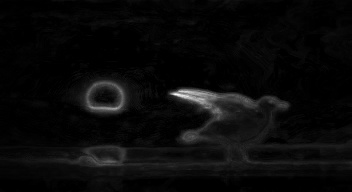
#> input picture double_dip/saliency/output_scaled/bird.jpg, 352 x 192 px; its folder holds only this picture in this run
$ python bg_fg_prep.py
#> lines starting #> are read from the running program, lines starting #| are printed output that depends on the picture; after the words box and inside, x2 and y2 are one past the last pixel; in counts of white or black regions, pixels touching at a corner belong together
import matplotlib.image as img
import glob

import numpy as np
from scipy.ndimage import filters, measurements, interpolation
from math import pi
import cv2

def image_histogram_equalization(image):
    return cv2.equalizeHist(image)

threshold = 15.5

for saliency in glob.glob("saliency/output_scaled/*.*"):
    print(saliency)
    # s = img.imread(saliency)
    s = cv2.imread(saliency,0)
#> s is the input picture: shape (192, 352); min 0, max 252, mean 9.5
    # print(s.shape)
    image = image_histogram_equalization(s)
#> in image_histogram_equalization, `return cv2.equalizeHist(image)`:
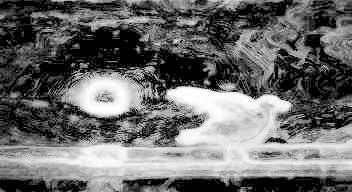
#> returned value: shape (192, 352); min 0, max 255, mean 106.4
    print(image.max())
#| 255
    image[image>255 - threshold] = 255
#> image: shape (192, 352); 4.69% of pixels changed, all inside (x1, y1, x2, y2) = (61, 80, 289, 167)
    image[image<=255 - threshold] = 0
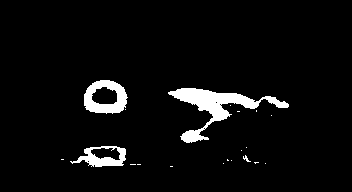
#> image: shape (192, 352); 4.8% white; 20 white regions (16 under 20 px), largest, box (x1, y1, x2, y2) and area: (168, 88, 289, 143) 1791, (84, 80, 128, 114) 861, (70, 146, 126, 167) 563, (243, 155, 251, 162) 22
    print(r"saliency/output_fg/" + saliency[len("saliency/output_scaled/"):])
    cv2.imwrite(r"saliency/output_fg/" + saliency[len("saliency/output_scaled/"):], image)

    image = image_histogram_equalization(s)
    print(image.max())
#| 255
    v = np.zeros_like(image)
    v[image > threshold] = 0
    v[image <= threshold] = 255
    print(r"saliency/output_bg/" + saliency[len("saliency/output_scaled/"):])
    cv2.imwrite(r"saliency/output_bg/" + saliency[len("saliency/output_scaled/"):], v)
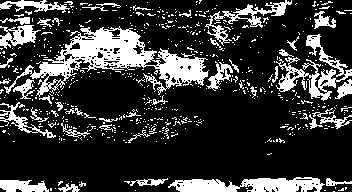
#> saved as bird.jpg: shape (192, 352); 21.6% white; 601 white regions (551 under 20 px), largest, box (x1, y1, x2, y2) and area: (4, 26, 209, 97) 4564, (168, 177, 325, 192) 1617, (276, 34, 352, 101) 1432

$ run again, on double_dip/saliency/output_scaled/crowd.jpg
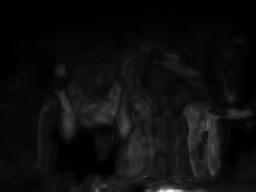
#> input picture double_dip/saliency/output_scaled/crowd.jpg, 256 x 192 px
#> s is the input picture: shape (192, 256); min 0, max 253, mean 13.6
#| 255
#> `image[image<=255 - threshold] = 0`:
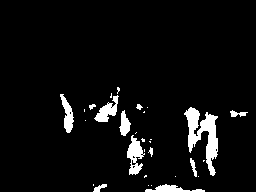
#> image: shape (192, 256); 5.5% white; 30 white regions (18 under 20 px), largest, box (x1, y1, x2, y2) and area: (184, 107, 218, 176) 1019, (127, 135, 145, 175) 382, (94, 95, 119, 122) 300
#| 255
#> `cv2.imwrite(r"saliency/output_bg/" + saliency[len("saliency/output_sca..`:
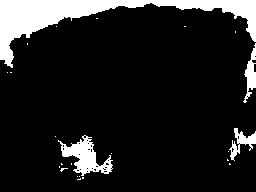
#> saved as crowd.jpg: shape (192, 256); 12.7% white; 24 white regions (20 under 20 px), largest, box (x1, y1, x2, y2) and area: (0, 0, 256, 68) 4575, (58, 135, 113, 176) 934, (243, 43, 256, 103) 341, (229, 128, 256, 161) 332

$ run again, on double_dip/saliency/output_scaled/crowd_prior.jpg
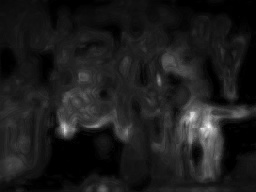
#> input picture double_dip/saliency/output_scaled/crowd_prior.jpg, 256 x 192 px
#> s is the input picture: shape (192, 256); min 0, max 255, mean 27.7
#| 255
#> `image[image<=255 - threshold] = 0`:
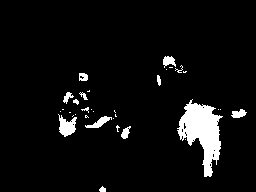
#> image: shape (192, 256); 5.6% white; 33 white regions (19 under 20 px), largest, box (x1, y1, x2, y2) and area: (177, 99, 223, 177) 1765, (58, 114, 77, 137) 250, (85, 116, 112, 128) 133
#| 255
#> `cv2.imwrite(r"saliency/output_bg/" + saliency[len("saliency/output_sca..`:
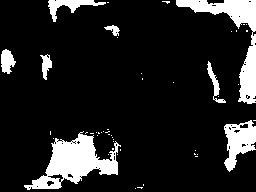
#> saved as crowd_prior.jpg: shape (192, 256); 13.4% white; 49 white regions (41 under 20 px), largest, box (x1, y1, x2, y2) and area: (24, 131, 121, 190) 2414, (176, 0, 256, 104) 2009, (224, 120, 256, 172) 937

$ run again, on double_dip/saliency/output_scaled/eagle_cluster_hint.jpg
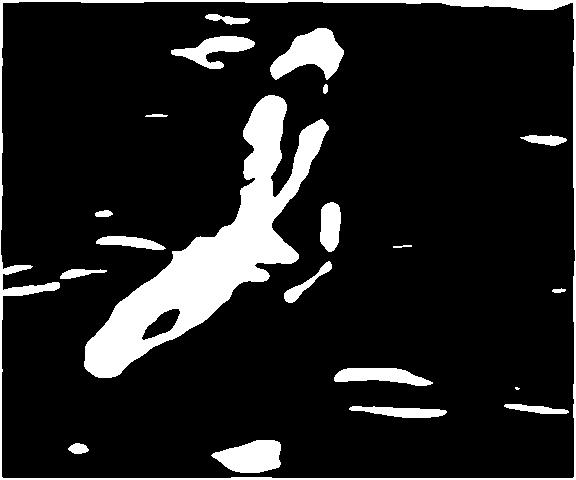
#> input picture double_dip/saliency/output_scaled/eagle_cluster_hint.jpg, 576 x 480 px
#> s is the input picture: shape (480, 576); min 0, max 255, mean 32.5
#| 255
#> `image[image<=255 - threshold] = 0`:
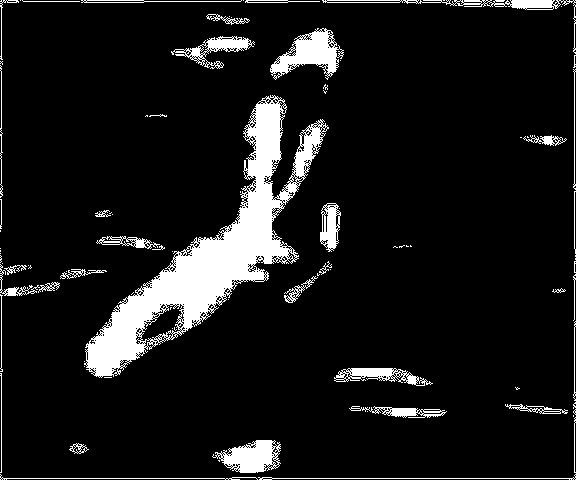
#> image: shape (480, 576); 9.6% white; 90 white regions (52 under 20 px), largest, box (x1, y1, x2, y2) and area: (84, 95, 329, 378) 15713, (270, 28, 344, 80) 1757, (212, 440, 281, 473) 1356
#| 255
#> `cv2.imwrite(r"saliency/output_bg/" + saliency[len("saliency/output_sca..`:
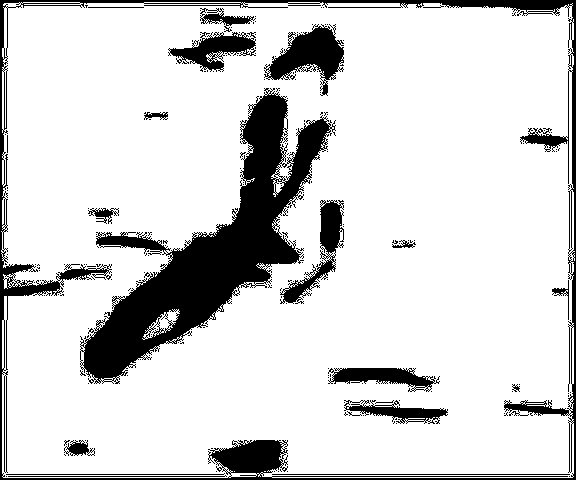
#> saved as eagle_cluster_hint.jpg: shape (480, 576); 83.5% white; 191 black regions (170 under 20 px), largest, box (x1, y1, x2, y2) and area: (80, 88, 336, 384) 21628, (0, 0, 576, 480) 12851, (264, 24, 344, 96) 2662

$ run again, on double_dip/saliency/output_scaled/bizon.jpg
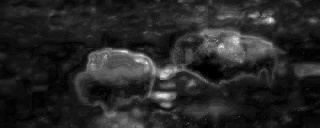
#> input picture double_dip/saliency/output_scaled/bizon.jpg, 320 x 128 px
#> s is the input picture: shape (128, 320); min 0, max 255, mean 38.2
#| 255
#> `image[image<=255 - threshold] = 0`:
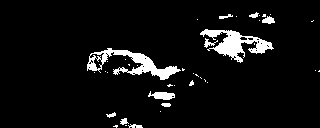
#> image: shape (128, 320); 6.2% white; 40 white regions (29 under 20 px), largest, box (x1, y1, x2, y2) and area: (87, 48, 181, 80) 987, (200, 29, 274, 63) 962, (148, 91, 175, 100) 154
#| 255
#> `cv2.imwrite(r"saliency/output_bg/" + saliency[len("saliency/output_sca..`:
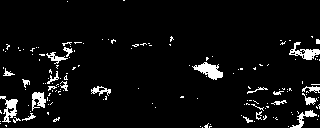
#> saved as bizon.jpg: shape (128, 320); 5.5% white; 151 white regions (129 under 20 px), largest, box (x1, y1, x2, y2) and area: (192, 62, 223, 80) 281, (289, 42, 320, 60) 223, (0, 96, 18, 123) 213
